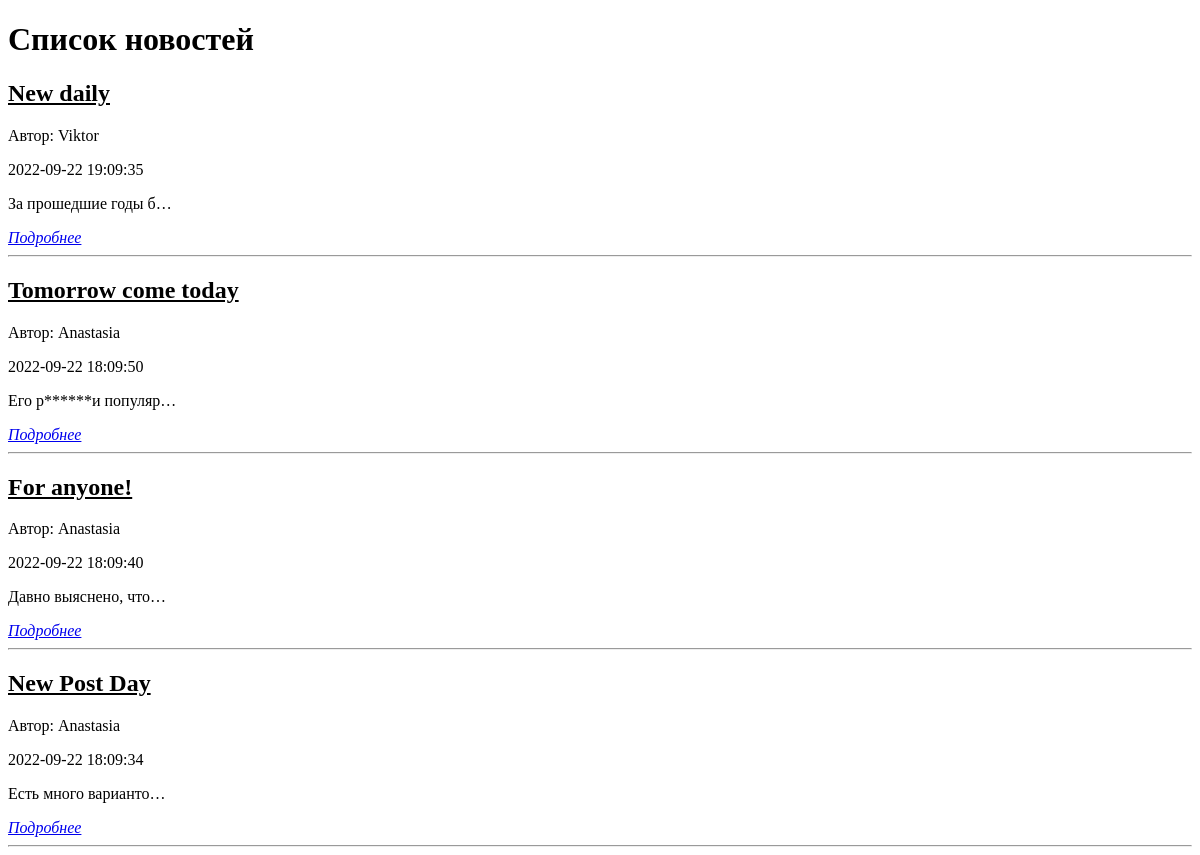
The page /news/ on the database as committed earlier.
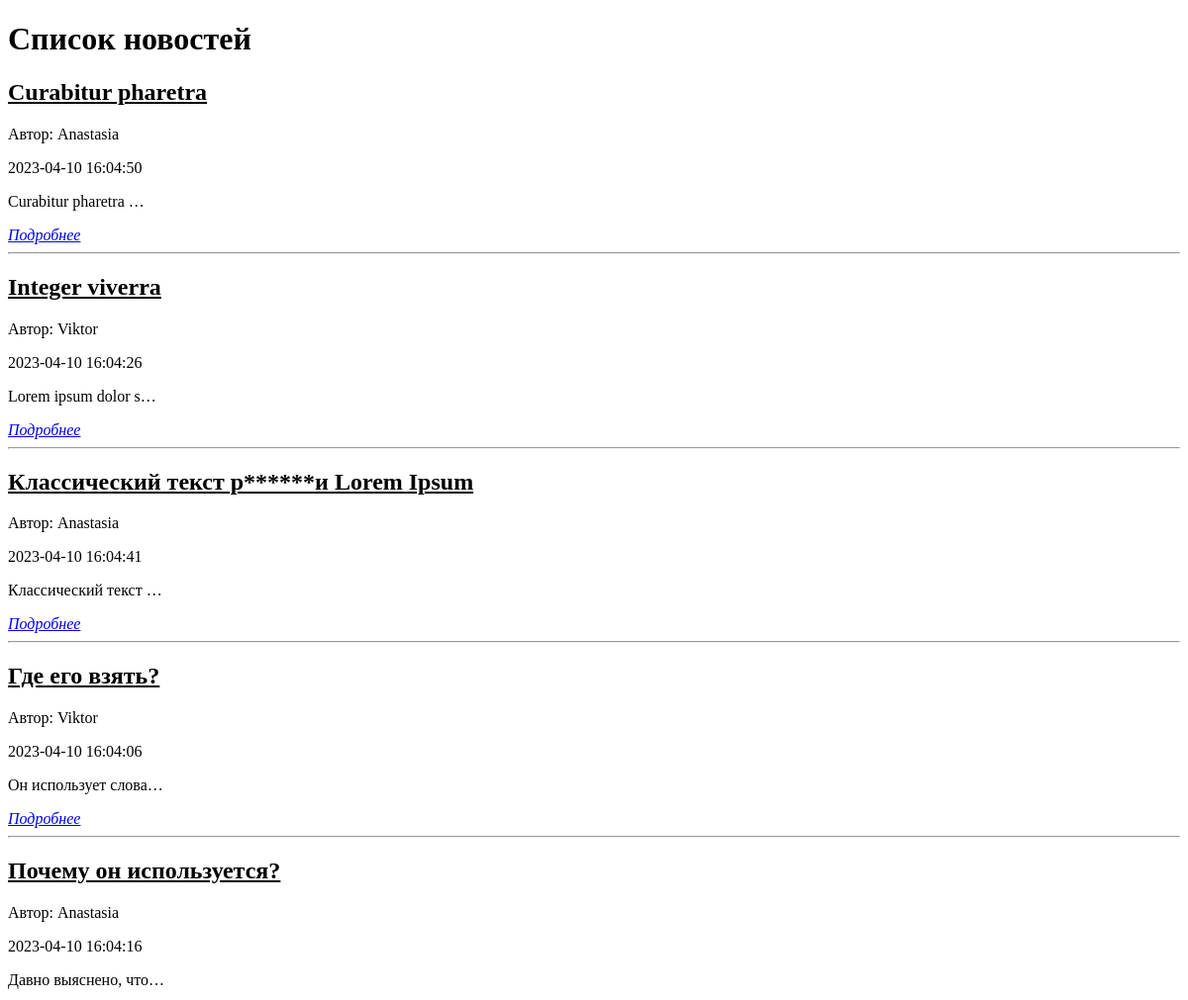
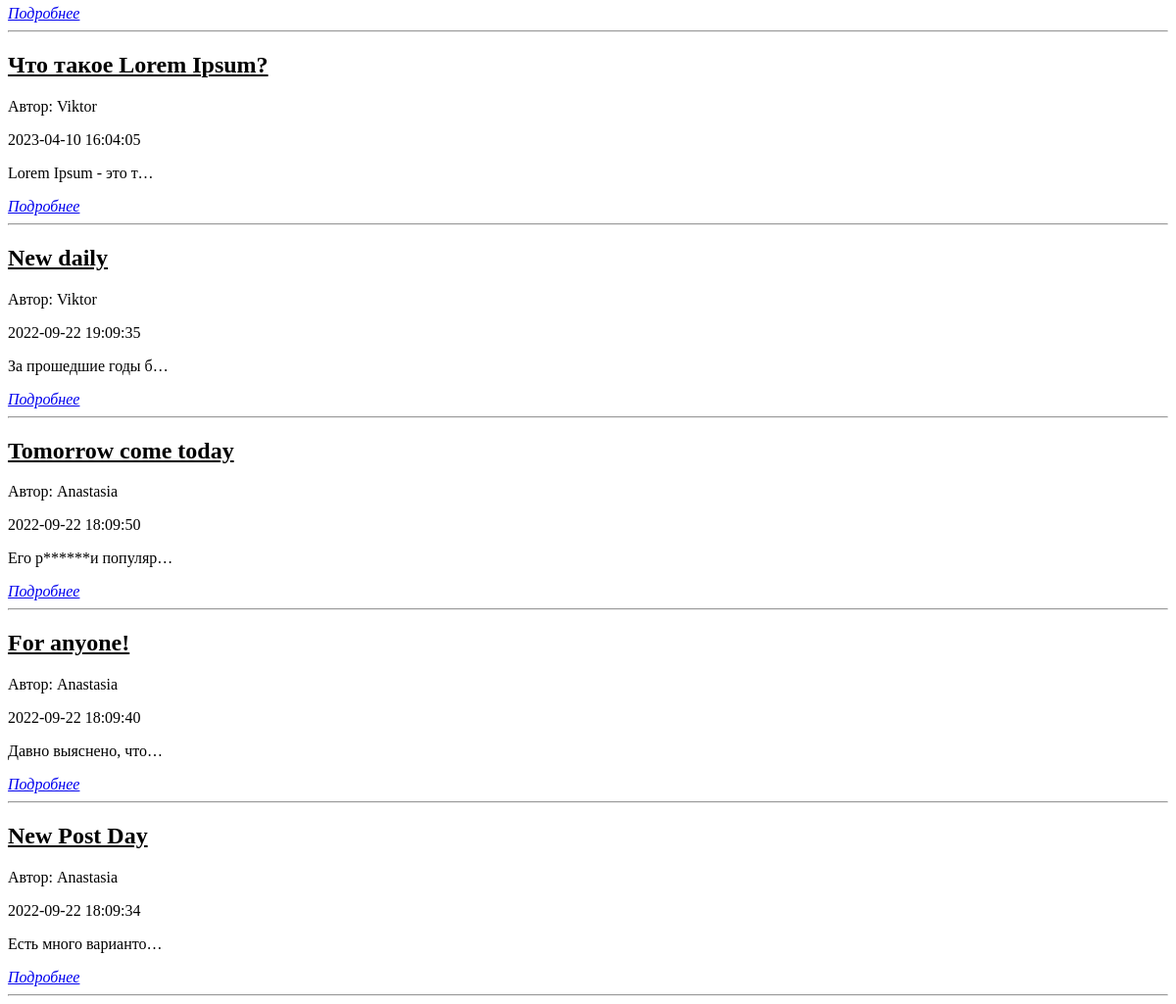
The same page on the database as committed later (2 pictures, top to bottom).
### news/models.py (models this page shows, shortened)
class Post(models.Model):
    post = 'PS'
    news = 'NS'
    TITLE = [
        (post, "Статья"),
        (news, "Новость")
    ]
    class Meta:
        verbose_name = 'Статья'
        verbose_name_plural = 'Статьи'
        ordering = ['-time_in']
    post_or_news = models.CharField(max_length=2, choices=TITLE, default=post, verbose_name='Статья')
    time_in = models.DateTimeField(auto_now_add=True)
    author = models.ForeignKey(Author, on_delete=models.CASCADE, verbose_name='Автор')
    post_category = models.ManyToManyField(Category, through='PostCategory', verbose_name='Темы')
    title = models.CharField(max_length=255, verbose_name='Заголовок')
    text = models.TextField(verbose_name='Текст')
    vote = models.IntegerField(default=0, verbose_name='Рейтинг')
    def get_absolute_url(self):
        return reverse('view_post', kwargs={'pk': self.pk})

class Author(models.Model):
    class Meta:
        verbose_name = 'Автор'
        verbose_name_plural = 'Авторы'
    user = models.OneToOneField(User, on_delete=models.CASCADE, verbose_name='Пользователь')
    rating = models.IntegerField(default=0, verbose_name='Рейтинг')
    def __str__(self):
        return self.user.username

### news/views.py (the view)
# urls.py: path('', PostView.as_view(), name='post_view'),
class PostView(ListView):
    model = Post
    template_name = 'news/index.html'
    context_object_name = 'post'
    def get(self, request, *, object_list=None, **kwargs):
        news = Post.objects.all()
        context = {
            'news': news,
            'title': 'Список новостей'
        }
        return render(request, 'news/index.html', context)

### news/templatetags/custom_filters.py (called while the page is built)
@register.filter(name='censor')
def censor(text=Post.text):
    if not isinstance(text, str):
        raise ValueError('Можно применить только к строке!')  # Если строка, то в ней уже ищем плохие слова
    if 'редиск' or 'баран' in text:
        text = text.replace('редиск', 'р******')
        text = text.replace('баран', 'б****')
        return text

### news/templates/news/index.html (shortened to what this page needs)
{% extends 'flatpages/default.html' %}
{% load custom_filters %}
{% block content %}
    <h1>{{ title }}</h1>
    {% for item in news %}
        <div>
            <p><h2><span style="text-decoration: underline;">{{ item.title|censor }}</span></h2>
            <p>{{ 'Автор: ' }} {{ item.author }}</p>
            <p>{{ item.time_in|date:'Y-m-d H:m:s'  }}</p>
            <p>{{ item.text|truncatechars:20|censor }}</p>
            <a href="{{ item.get_absolute_url }}"><em>Подробнее</em></a>
        </div>
        <hr>
    {% endfor %}
{% endblock %}

### news/templates/flatpages/default.html (shortened to what this page needs)
<!DOCTYPE html>
{% load custom_filters %}
<html lang="en">
<head>
</head>
<body>
	{% block content %}
	{% endblock %}
</body>
</html>

Rows that differ between the two databases and show on the page:
added Post: title|censor "Curabitur pharetra", value "Автор:", author "Anastasia", time_in "2023-04-10 16:04:50", text|censor "Curabitur pharetra …"
added Post: title|censor "Integer viverra", value "Автор:", author "Viktor", time_in "2023-04-10 16:04:26", text|censor "Lorem ipsum dolor s…"
added Post: title|censor "Классический текст р******и Lorem Ipsum", value "Автор:", author "Anastasia", time_in "2023-04-10 16:04:41", text|censor "Классический текст …"
added Post: title|censor "Где его взять?", value "Автор:", author "Viktor", time_in "2023-04-10 16:04:06", text|censor "Он использует слова…"
added Post: title|censor "Почему он используется?", value "Автор:", author "Anastasia", time_in "2023-04-10 16:04:16", text|censor "Давно выяснено, что…"
added Post: title|censor "Что такое Lorem Ipsum?", value "Автор:", author "Viktor", time_in "2023-04-10 16:04:05", text|censor "Lorem Ipsum - это т…"
